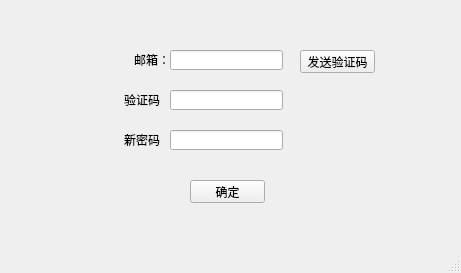
<?xml version="1.0" encoding="UTF-8"?>
<ui version="4.0">
 <class>MainWindow</class>
 <widget class="QMainWindow" name="MainWindow">
  <property name="geometry">
   <rect>
    <x>0</x>
    <y>0</y>
    <width>461</width>
    <height>273</height>
   </rect>
  </property>
  <property name="windowTitle">
   <string>MainWindow</string>
  </property>
  <widget class="QWidget" name="centralwidget">
   <widget class="QLineEdit" name="lineEdit">
    <property name="geometry">
     <rect>
      <x>170</x>
      <y>50</y>
      <width>113</width>
      <height>20</height>
     </rect>
    </property>
   </widget>
   <widget class="QLabel" name="label">
    <property name="geometry">
     <rect>
      <x>134</x>
      <y>52</y>
      <width>31</width>
      <height>16</height>
     </rect>
    </property>
    <property name="text">
     <string>邮箱：</string>
    </property>
   </widget>
   <widget class="QLabel" name="label_2">
    <property name="geometry">
     <rect>
      <x>124</x>
      <y>92</y>
      <width>41</width>
      <height>16</height>
     </rect>
    </property>
    <property name="text">
     <string>验证码：</string>
    </property>
   </widget>
   <widget class="QLineEdit" name="lineEdit_2">
    <property name="geometry">
     <rect>
      <x>170</x>
      <y>90</y>
      <width>113</width>
      <height>20</height>
     </rect>
    </property>
    <property name="text">
     <string/>
    </property>
   </widget>
   <widget class="QPushButton" name="pushButton">
    <property name="geometry">
     <rect>
      <x>190</x>
      <y>180</y>
      <width>75</width>
      <height>23</height>
     </rect>
    </property>
    <property name="text">
     <string>确定</string>
    </property>
   </widget>
   <widget class="QPushButton" name="pushButton_2">
    <property name="geometry">
     <rect>
      <x>300</x>
      <y>50</y>
      <width>75</width>
      <height>23</height>
     </rect>
    </property>
    <property name="text">
     <string>发送验证码</string>
    </property>
   </widget>
   <widget class="QLabel" name="label_3">
    <property name="geometry">
     <rect>
      <x>124</x>
      <y>132</y>
      <width>41</width>
      <height>16</height>
     </rect>
    </property>
    <property name="text">
     <string>新密码：</string>
    </property>
   </widget>
   <widget class="QLineEdit" name="lineEdit_3">
    <property name="geometry">
     <rect>
      <x>170</x>
      <y>130</y>
      <width>113</width>
      <height>20</height>
     </rect>
    </property>
    <property name="text">
     <string/>
    </property>
   </widget>
  </widget>
  <widget class="QMenuBar" name="menubar">
   <property name="geometry">
    <rect>
     <x>0</x>
     <y>0</y>
     <width>461</width>
     <height>23</height>
    </rect>
   </property>
  </widget>
  <widget class="QStatusBar" name="statusbar"/>
 </widget>
 <resources/>
 <connections/>
</ui>
